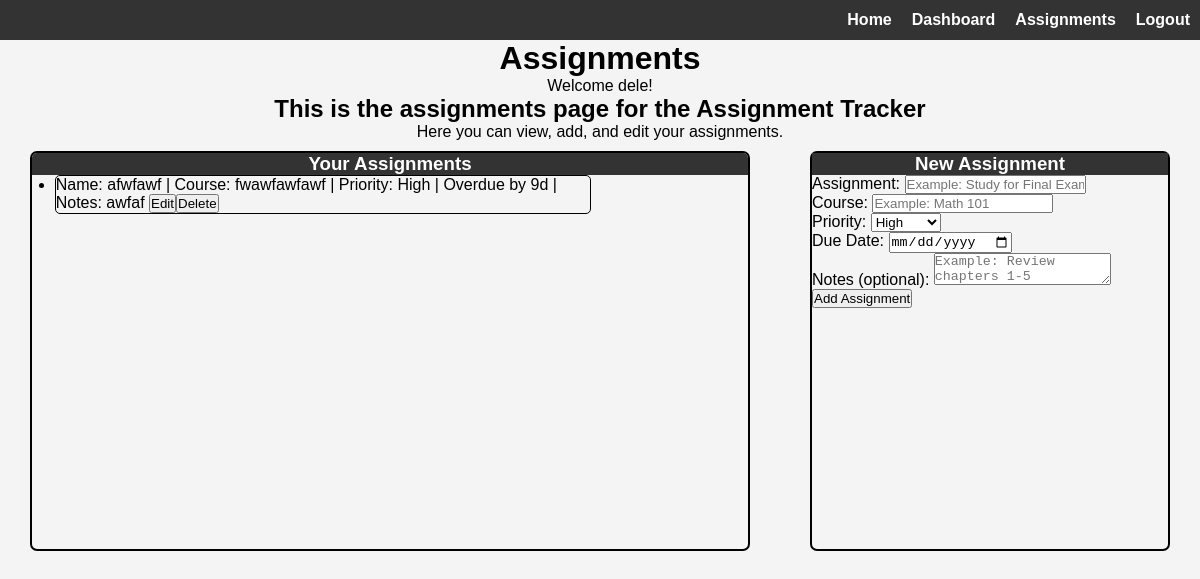
The page /assignments (signed in) on the database as committed earlier.
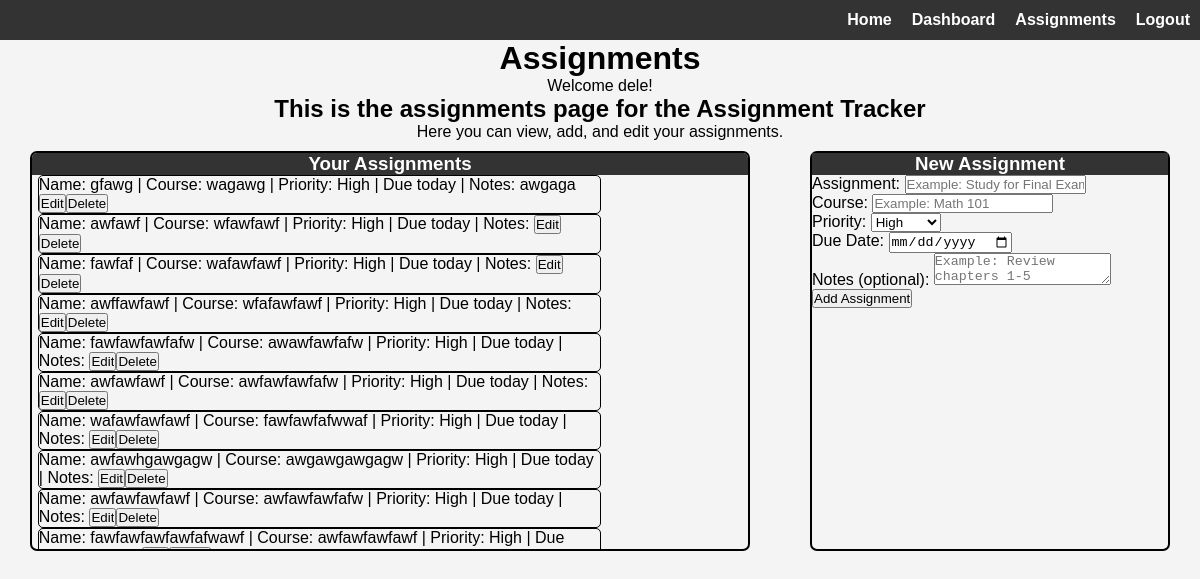
The same page on the database as committed later.
### app/models.py (models this page shows, shortened)
class User(db.Model, UserMixin):
    id = db.Column(db.Integer, primary_key=True)
    email = db.Column(db.String(150), unique=True)
    username = db.Column(db.String(150), unique=True)
    password = db.Column(db.String(1000))
    assignments = db.relationship("Assignment")

class Assignment(db.Model):
    id = db.Column(db.Integer, primary_key=True)
    name = db.Column(db.String(150))
    course = db.Column(db.String(150))
    priority = db.Column(db.String(150))
    due_date = db.Column(db.Date)
    notes = db.Column(db.String(10000))
    completion_status = db.Column(db.Boolean, default=False)
    student = db.Column(db.Integer, db.ForeignKey('user.id'))
    def days_until_due(self):
        try:
            return (self.due_date - date.today()).days
        except ValueError:
            return 9999
    def due_label(self):
        days = self.days_until_due()
        if days < -1:
            return f"Overdue by {abs(days)}d"
        elif days == -1:
            return f"Due yesterday"
        elif days == 0:
            return "Due today"
        elif days == 1:
            return "Due tomorrow"
        elif 1 < days <= 6:
            return f"Due in {days}s"
        elif days ==7:
            return "Due in 1 week"
        else:
            return f"Due date: {self.due_date.strftime('%m/%d/%Y')}"

### app/dashboard/routes.py (the view, shortened to what this page needs)
@views.route("/assignments", methods = ["GET", "POST"])
@login_required
def assignments():
    return render_template("assignments.html", user=current_user)

### app/__init__.py (called while the page is built)
def create_app():
    app = Flask(__name__)
    app.config['SECRET_KEY'] = os.environ.get("SECRET_KEY")
    app.config['SQLALCHEMY_DATABASE_URI'] = 'sqlite:///database.db'
    db.init_app(app)
    from app.auth.routes import auth
    from app.dashboard.routes import views
    app.register_blueprint(auth, url_prefix="/auth")
    app.register_blueprint(views, url_prefix="/")
    from .models import User, Assignment
    login_manager = LoginManager()
    login_manager.login_view = "auth.login"
    login_manager.init_app(app)
    @login_manager.user_loader
    def load_user(id):
        return User.query.get(int(id))
    if not path.exists('app/' + "database.db"):
        with app.app_context():
            db.create_all()
        print('Created Database!')
    return app

### app/templates/assignments.html (shortened to what this page needs)
{% extends "index.html" %}
{% block content %}
    <div class="center">
        <h1>Assignments</h1>
        <p>Welcome {{ user.username }}!</p>
        <h2>This is the assignments page for the Assignment Tracker</h2>
        <p>Here you can view, add, and edit your assignments.</p>
    </div>
    <div class="parent-assignment-container">
        <div class="assignments-container">
            <h3 class="center container-header">Your Assignments</h3>
            <div>
                <ul id="assignments">
                    {% for assignment in user.assignments %}
                    <li class="assignment">Name: {{ assignment.name }} | Course: {{ assignment.course }} | Priority: {{ assignment.priority }} | {{ assignment.due_label()}} | Notes: {{ assignment.notes }}<form method="POST" action="/delete-assignment/{{ assignment.id }}" style="display: inline;">
                        <input type="button" value="Edit" onclick="window.location.href='/edit-assignment/{{ assignment.id }}'"><input type="submit" value="Delete">
                    </form></li>
                    {% endfor %}
                </ul>
            </div>
        </div>
        <div class="new-assignment-container">
            <form method="POST">
                <h3 class="center container-header">New Assignment</h3>
                <label for="name">Assignment:</label>
                <input type="text" name="name" id="name" placeholder="Example: Study for Final Exam" required><br>
                <label for="course">Course:</label>
                <input type="text" name="course" id="course" placeholder="Example: Math 101" required><br>
                <label for="priority">Priority:</label>
                <select name="priority" id="priority" required>
                    <option value="High" selected>High</option>
                </select><br>
                <label for="due_date">Due Date:</label>
                <input type="date" name="due_date" id="due_date" required><br>
                <label for="notes">Notes (optional):</label>
                <textarea name="notes" id="notes" placeholder="Example: Review chapters 1-5"></textarea><br>
                <input type="submit" value="Add Assignment">
            </form>
        </div>
    </div>
{% endblock %}

### app/templates/index.html (shortened to what this page needs)
<!DOCTYPE html>
<html lang="en">
    <head>
        <link rel="stylesheet" href="{{ url_for('static', filename='styles.css') }}">
    </head>
    <body>
        <nav class="navbar">
            {% if user.is_authenticated %}
            <a class = "navigation-link" href="/">Home</a>
            <a class = "navigation-link" href="/dashboard">Dashboard</a>
            <a class = "navigation-link" href="/assignments">Assignments</a>
            <a class = "navigation-link" href="/auth/logout">Logout</a>
            {% else %}
            <a class = "navigation-link" href="/">Home</a>
            <a class = "navigation-link" href="/auth/login">Login</a>
            <a class = "navigation-link" href="/auth/sign-up">Sign-Up</a>
            {% endif %}
        </nav>
        {% block content %}{% endblock %}
    </body>
</html>

### app/static/styles.css (style rules this page uses)
* { margin: 0; padding: 0; box-sizing: border-box; }
body { font-family: Arial, sans-serif; background-color: #f4f4f4; }
.navigation-link { text-decoration: none; margin: 10px; color: white; transition: all 0.3s ease; font-weight: bold; }
.navbar { display: flex; width: 100vw; height: 5vh; background-color: #333; justify-content: end; align-items: center; }
.new-assignment-container { border: 2px solid black; border-radius: 7px; width: 30%; height: 100%; padding: 0 0; margin: 0 auto; }
.assignments-container { display: flex; flex-direction: column; align-items: center; overflow-y: scroll; border: 2px solid black; border-radius: 7px; width: 60%; height: 100%; padding: 0 0; margin: 0 auto; }
.assignment { border: 1px solid black; border-radius: 5px; width: 80%; transition: all 0.3s ease; }
.container-header { width: 100%; margin-top: 0; background-color: #333; color: white; }
.parent-assignment-container { display: flex; width: 100vw; height: 50vh; margin: 10px auto; }
.center { text-align: center; }

Rows that differ between the two databases and show on the page:
changed Assignment: name "afwfawf" → "gfawg"; course "fwawfawfawf" → "wagawg"; due_label "Overdue by 9d" → "Due today"; notes "awfaf" → "awgaga"
added Assignment: name "awfawf", course "wfawfawf", priority "High", due_label "Due today"
added Assignment: name "fawfaf", course "wafawfawf", priority "High", due_label "Due today"
added Assignment: name "awffawfawf", course "wfafawfawf", priority "High", due_label "Due today"
added Assignment: name "fawfawfawfafw", course "awawfawfafw", priority "High", due_label "Due today"
added Assignment: name "awfawfawf", course "awfawfawfafw", priority "High", due_label "Due today"
added Assignment: name "wafawfawfawf", course "fawfawfafwwaf", priority "High", due_label "Due today"
added Assignment: name "awfawhgawgagw", course "awgawgawgagw", priority "High", due_label "Due today"
added Assignment: name "awfawfawfawf", course "awfawfawfafw", priority "High", due_label "Due today"
added Assignment: name "fawfawfawfawfafwawf", course "awfawfawfawf", priority "High", due_label "Due…"
